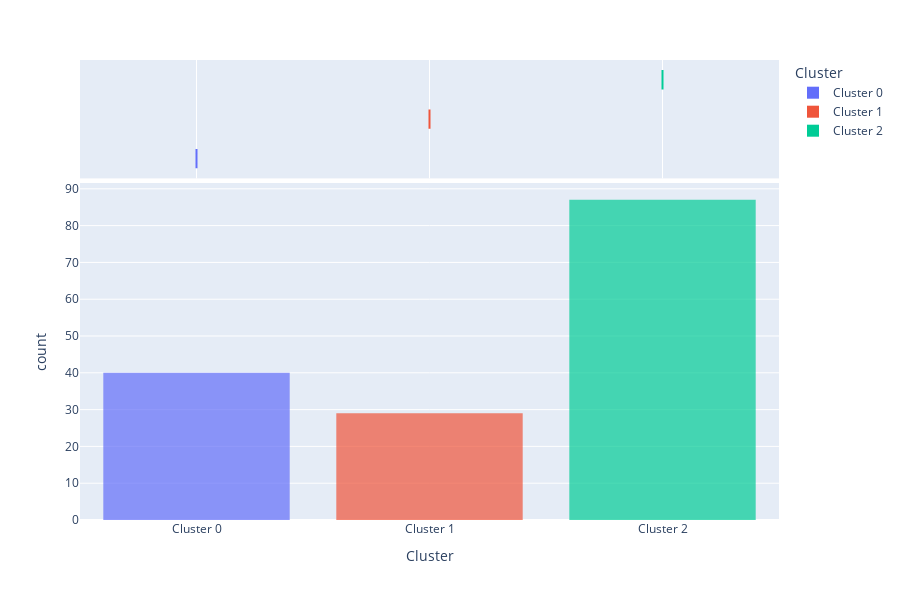

Notebook code cell kept with this figure:
### Markdown cell above
### Distribution Plot

### Code cell
this.plottype = "distribution"
this.plotmodel()

### Figure 1 — Plotly figure (JSON) as saved in the notebook; plotly's stock layout.template omitted (floating-point values rounded to 4 significant figures; data arrays with more than 128 entries replaced by an {"elided": "..."} marker saying what was removed)
{"data": [{"alignmentgroup": "True", "bingroup": "x", "hovertemplate": "Cluster=%{x}<br>count=%{y}<extra></extra>", "legendgroup": "Cluster 0", "marker": {"color": "#636efa", "opacity": 0.7, "pattern": {"shape": ""}}, "name": "Cluster 0", "offsetgroup": "Cluster 0", "orientation": "v", "showlegend": true, "type": "histogram", "x": ["Cluster 0", "Cluster 0", "Cluster 0", "Cluster 0", "Cluster 0", "Cluster 0", "Cluster 0", "Cluster 0", "Cluster 0", "Cluster 0", "Cluster 0", "Cluster 0", "Cluster 0", "Cluster 0", "Cluster 0", "Cluster 0", "Cluster 0", "Cluster 0", "Cluster 0", "Cluster 0", "Cluster 0", "Cluster 0", "Cluster 0", "Cluster 0", "Cluster 0", "Cluster 0", "Cluster 0", "Cluster 0", "Cluster 0", "Cluster 0", "Cluster 0", "Cluster 0", "Cluster 0", "Cluster 0", "Cluster 0", "Cluster 0", "Cluster 0", "Cluster 0", "Cluster 0", "Cluster 0"], "xaxis": "x", "yaxis": "y"}, {"alignmentgroup": "True", "customdata": {"elided": "40x99 mixed values"}, "hovertemplate": "Cluster=%{x}<br>id=%{customdata[0]}<br>result_master_id=%{customdata[1]}<br>DDH_name=%{customdata[2]}<br>from_m=%{customdata[3]}<br>to_m=%{customdata[4]}<br>Sample_Length_m=%{customdata[5]}<br>Scan_Length_m=%{customdata[6]}<br>Scan_Recovery_pct=%{customdata[7]}<br>Comp(c/s)=%{customdata[8]}<br>Rayl(c/s)=%{customdata[9]}<br>LT(secs)=%{customdata[10]}<br>Al_pct=%{customdata[11]}<br>Al_2SE_pct=%{customdata[12]}<br>Al_mdl_pct=%{customdata[13]}<br>Si_pct=%{customdata[14]}<br>Si_2SE_pct=%{customdata[15]}<br>Si_mdl_pct=%{customdata[16]}<br>P_ppm=%{customdata[17]}<br>P_2SE_ppm=%{customdata[18]}<br>P_mdl_ppm=%{customdata[19]}<br>S_pct=%{customdata[20]}<br>S_2SE_pct=%{customdata[21]}<br>S_mdl_pct=%{customdata[22]}<br>Cl_ppm=%{customdata[23]}<br>Cl_2SE_ppm=%{customdata[24]}<br>Cl_mdl_ppm=%{customdata[25]}<br>K_pct=%{customdata[26]}<br>K_2SE_pct=%{customdata[27]}<br>K_mdl_pct=%{customdata[28]}<br>Ca_pct=%{customdata[29]}<br>Ca_2SE_pct=%{customdata[30]}<br>Ca_mdl_pct=%{customdata[31]}<br>Ti_ppm=%{customdata[32]}<br>Ti_2SE_ppm=%{customdata[33]}<br>Ti_mdl_ppm=%{customdata[34]}<br>V_ppm=%{customdata[35]}<br>V_2SE_ppm=%{customdata[36]}<br>V_mdl_ppm=%{customdata[37]}<br>Cr_ppm=%{customdata[38]}<br>Cr_2SE_ppm=%{customdata[39]}<br>Cr_mdl_ppm=%{customdata[40]}<br>Mn_ppm=%{customdata[41]}<br>Mn_2SE_ppm=%{customdata[42]}<br>Mn_mdl_ppm=%{customdata[43]}<br>Fe_pct=%{customdata[44]}<br>Fe_2SE_pct=%{customdata[45]}<br>Fe_mdl_pct=%{customdata[46]}<br>Ni_ppm=%{customdata[47]}<br>Ni_2SE_ppm=%{customdata[48]}<br>Ni_mdl_ppm=%{customdata[49]}<br>Cu_pct=%{customdata[50]}<br>Cu_2SE_pct=%{customdata[51]}<br>Cu_mdl_pct=%{customdata[52]}<br>Zn_pct=%{customdata[53]}<br>Zn_2SE_pct=%{customdata[54]}<br>Zn_mdl_pct=%{customdata[55]}<br>Ga_ppm=%{customdata[56]}<br>Ga_2SE_ppm=%{customdata[57]}<br>Ga_mdl_ppm=%{customdata[58]}<br>As_ppm=%{customdata[59]}<br>As_2SE_ppm=%{customdata[60]}<br>As_mdl_ppm=%{customdata[61]}<br>Se_ppm=%{customdata[62]}<br>Se_2SE_ppm=%{customdata[63]}<br>Se_mdl_ppm=%{customdata[64]}<br>Rb_ppm=%{customdata[65]}<br>Rb_2SE_ppm=%{customdata[66]}<br>Rb_mdl_ppm=%{customdata[67]}<br>Sr_ppm=%{customdata[68]}<br>Sr_2SE_ppm=%{customdata[69]}<br>Sr_mdl_ppm=%{customdata[70]}<br>Y_ppm=%{customdata[71]}<br>Y_2SE_ppm=%{customdata[72]}<br>Y_mdl_ppm=%{customdata[73]}<br>Zr_ppm=%{customdata[74]}<br>Zr_2SE_ppm=%{customdata[75]}<br>Zr_mdl_ppm=%{customdata[76]}<br>Nb_ppm=%{customdata[77]}<br>Nb_2SE_ppm=%{customdata[78]}<br>Nb_mdl_ppm=%{customdata[79]}<br>Mo_ppm=%{customdata[80]}<br>Mo_2SE_ppm=%{customdata[81]}<br>Mo_mdl_ppm=%{customdata[82]}<br>Ba_ppm=%{customdata[83]}<br>Ba_2SE_ppm=%{customdata[84]}<br>Ba_mdl_ppm=%{customdata[85]}<br>La_ppm=%{customdata[86]}<br>La_2SE_ppm=%{customdata[87]}<br>La_mdl_ppm=%{customdata[88]}<br>Ce_ppm=%{customdata[89]}<br>Ce_2SE_ppm=%{customdata[90]}<br>Ce_mdl_ppm=%{customdata[91]}<br>Pb_pct=%{customdata[92]}<br>Pb_2SE_pct=%{customdata[93]}<br>Pb_mdl_pct=%{customdata[94]}<br>U_ppm=%{customdata[95]}<br>U_2SE_ppm=%{customdata[96]}<br>U_mdl_ppm=%{customdata[97]}<br>minaloggerlink=%{customdata[98]}<extra></extra>", "legendgroup": "Cluster 0", "marker": {"color": "#636efa"}, "name": "Cluster 0", "notched": true, "offsetgroup": "Cluster 0", "showlegend": false, "type": "box", "x": ["Cluster 0", "Cluster 0", "Cluster 0", "Cluster 0", "Cluster 0", "Cluster 0", "Cluster 0", "Cluster 0", "Cluster 0", "Cluster 0", "Cluster 0", "Cluster 0", "Cluster 0", "Cluster 0", "Cluster 0", "Cluster 0", "Cluster 0", "Cluster 0", "Cluster 0", "Cluster 0", "Cluster 0", "Cluster 0", "Cluster 0", "Cluster 0", "Cluster 0", "Cluster 0", "Cluster 0", "Cluster 0", "Cluster 0", "Cluster 0", "Cluster 0", "Cluster 0", "Cluster 0", "Cluster 0", "Cluster 0", "Cluster 0", "Cluster 0", "Cluster 0", "Cluster 0", "Cluster 0"], "xaxis": "x2", "yaxis": "y2"}, {"alignmentgroup": "True", "bingroup": "x", "hovertemplate": "Cluster=%{x}<br>count=%{y}<extra></extra>", "legendgroup": "Cluster 1", "marker": {"color": "#EF553B", "opacity": 0.7, "pattern": {"shape": ""}}, "name": "Cluster 1", "offsetgroup": "Cluster 1", "orientation": "v", "showlegend": true, "type": "histogram", "x": ["Cluster 1", "Cluster 1", "Cluster 1", "Cluster 1", "Cluster 1", "Cluster 1", "Cluster 1", "Cluster 1", "Cluster 1", "Cluster 1", "Cluster 1", "Cluster 1", "Cluster 1", "Cluster 1", "Cluster 1", "Cluster 1", "Cluster 1", "Cluster 1", "Cluster 1", "Cluster 1", "Cluster 1", "Cluster 1", "Cluster 1", "Cluster 1", "Cluster 1", "Cluster 1", "Cluster 1", "Cluster 1", "Cluster 1"], "xaxis": "x", "yaxis": "y"}, {"alignmentgroup": "True", "customdata": {"elided": "29x99 mixed values"}, "hovertemplate": "Cluster=%{x}<br>id=%{customdata[0]}<br>result_master_id=%{customdata[1]}<br>DDH_name=%{customdata[2]}<br>from_m=%{customdata[3]}<br>to_m=%{customdata[4]}<br>Sample_Length_m=%{customdata[5]}<br>Scan_Length_m=%{customdata[6]}<br>Scan_Recovery_pct=%{customdata[7]}<br>Comp(c/s)=%{customdata[8]}<br>Rayl(c/s)=%{customdata[9]}<br>LT(secs)=%{customdata[10]}<br>Al_pct=%{customdata[11]}<br>Al_2SE_pct=%{customdata[12]}<br>Al_mdl_pct=%{customdata[13]}<br>Si_pct=%{customdata[14]}<br>Si_2SE_pct=%{customdata[15]}<br>Si_mdl_pct=%{customdata[16]}<br>P_ppm=%{customdata[17]}<br>P_2SE_ppm=%{customdata[18]}<br>P_mdl_ppm=%{customdata[19]}<br>S_pct=%{customdata[20]}<br>S_2SE_pct=%{customdata[21]}<br>S_mdl_pct=%{customdata[22]}<br>Cl_ppm=%{customdata[23]}<br>Cl_2SE_ppm=%{customdata[24]}<br>Cl_mdl_ppm=%{customdata[25]}<br>K_pct=%{customdata[26]}<br>K_2SE_pct=%{customdata[27]}<br>K_mdl_pct=%{customdata[28]}<br>Ca_pct=%{customdata[29]}<br>Ca_2SE_pct=%{customdata[30]}<br>Ca_mdl_pct=%{customdata[31]}<br>Ti_ppm=%{customdata[32]}<br>Ti_2SE_ppm=%{customdata[33]}<br>Ti_mdl_ppm=%{customdata[34]}<br>V_ppm=%{customdata[35]}<br>V_2SE_ppm=%{customdata[36]}<br>V_mdl_ppm=%{customdata[37]}<br>Cr_ppm=%{customdata[38]}<br>Cr_2SE_ppm=%{customdata[39]}<br>Cr_mdl_ppm=%{customdata[40]}<br>Mn_ppm=%{customdata[41]}<br>Mn_2SE_ppm=%{customdata[42]}<br>Mn_mdl_ppm=%{customdata[43]}<br>Fe_pct=%{customdata[44]}<br>Fe_2SE_pct=%{customdata[45]}<br>Fe_mdl_pct=%{customdata[46]}<br>Ni_ppm=%{customdata[47]}<br>Ni_2SE_ppm=%{customdata[48]}<br>Ni_mdl_ppm=%{customdata[49]}<br>Cu_pct=%{customdata[50]}<br>Cu_2SE_pct=%{customdata[51]}<br>Cu_mdl_pct=%{customdata[52]}<br>Zn_pct=%{customdata[53]}<br>Zn_2SE_pct=%{customdata[54]}<br>Zn_mdl_pct=%{customdata[55]}<br>Ga_ppm=%{customdata[56]}<br>Ga_2SE_ppm=%{customdata[57]}<br>Ga_mdl_ppm=%{customdata[58]}<br>As_ppm=%{customdata[59]}<br>As_2SE_ppm=%{customdata[60]}<br>As_mdl_ppm=%{customdata[61]}<br>Se_ppm=%{customdata[62]}<br>Se_2SE_ppm=%{customdata[63]}<br>Se_mdl_ppm=%{customdata[64]}<br>Rb_ppm=%{customdata[65]}<br>Rb_2SE_ppm=%{customdata[66]}<br>Rb_mdl_ppm=%{customdata[67]}<br>Sr_ppm=%{customdata[68]}<br>Sr_2SE_ppm=%{customdata[69]}<br>Sr_mdl_ppm=%{customdata[70]}<br>Y_ppm=%{customdata[71]}<br>Y_2SE_ppm=%{customdata[72]}<br>Y_mdl_ppm=%{customdata[73]}<br>Zr_ppm=%{customdata[74]}<br>Zr_2SE_ppm=%{customdata[75]}<br>Zr_mdl_ppm=%{customdata[76]}<br>Nb_ppm=%{customdata[77]}<br>Nb_2SE_ppm=%{customdata[78]}<br>Nb_mdl_ppm=%{customdata[79]}<br>Mo_ppm=%{customdata[80]}<br>Mo_2SE_ppm=%{customdata[81]}<br>Mo_mdl_ppm=%{customdata[82]}<br>Ba_ppm=%{customdata[83]}<br>Ba_2SE_ppm=%{customdata[84]}<br>Ba_mdl_ppm=%{customdata[85]}<br>La_ppm=%{customdata[86]}<br>La_2SE_ppm=%{customdata[87]}<br>La_mdl_ppm=%{customdata[88]}<br>Ce_ppm=%{customdata[89]}<br>Ce_2SE_ppm=%{customdata[90]}<br>Ce_mdl_ppm=%{customdata[91]}<br>Pb_pct=%{customdata[92]}<br>Pb_2SE_pct=%{customdata[93]}<br>Pb_mdl_pct=%{customdata[94]}<br>U_ppm=%{customdata[95]}<br>U_2SE_ppm=%{customdata[96]}<br>U_mdl_ppm=%{customdata[97]}<br>minaloggerlink=%{customdata[98]}<extra></extra>", "legendgroup": "Cluster 1", "marker": {"color": "#EF553B"}, "name": "Cluster 1", "notched": true, "offsetgroup": "Cluster 1", "showlegend": false, "type": "box", "x": ["Cluster 1", "Cluster 1", "Cluster 1", "Cluster 1", "Cluster 1", "Cluster 1", "Cluster 1", "Cluster 1", "Cluster 1", "Cluster 1", "Cluster 1", "Cluster 1", "Cluster 1", "Cluster 1", "Cluster 1", "Cluster 1", "Cluster 1", "Cluster 1", "Cluster 1", "Cluster 1", "Cluster 1", "Cluster 1", "Cluster 1", "Cluster 1", "Cluster 1", "Cluster 1", "Cluster 1", "Cluster 1", "Cluster 1"], "xaxis": "x2", "yaxis": "y2"}, {"alignmentgroup": "True", "bingroup": "x", "hovertemplate": "Cluster=%{x}<br>count=%{y}<extra></extra>", "legendgroup": "Cluster 2", "marker": {"color": "#00cc96", "opacity": 0.7, "pattern": {"shape": ""}}, "name": "Cluster 2", "offsetgroup": "Cluster 2", "orientation": "v", "showlegend": true, "type": "histogram", "x": ["Cluster 2", "Cluster 2", "Cluster 2", "Cluster 2", "Cluster 2", "Cluster 2", "Cluster 2", "Cluster 2", "Cluster 2", "Cluster 2", "Cluster 2", "Cluster 2", "Cluster 2", "Cluster 2", "Cluster 2", "Cluster 2", "Cluster 2", "Cluster 2", "Cluster 2", "Cluster 2", "Cluster 2", "Cluster 2", "Cluster 2", "Cluster 2", "Cluster 2", "Cluster 2", "Cluster 2", "Cluster 2", "Cluster 2", "Cluster 2", "Cluster 2", "Cluster 2", "Cluster 2", "Cluster 2", "Cluster 2", "Cluster 2", "Cluster 2", "Cluster 2", "Cluster 2", "Cluster 2", "Cluster 2", "Cluster 2", "Cluster 2", "Cluster 2", "Cluster 2", "Cluster 2", "Cluster 2", "Cluster 2", "Cluster 2", "Cluster 2", "Cluster 2", "Cluster 2", "Cluster 2", "Cluster 2", "Cluster 2", "Cluster 2", "Cluster 2", "Cluster 2", "Cluster 2", "Cluster 2", "Cluster 2", "Cluster 2", "Cluster 2", "Cluster 2", "Cluster 2", "Cluster 2", "Cluster 2", "Cluster 2", "Cluster 2", "Cluster 2", "Cluster 2", "Cluster 2", "Cluster 2", "Cluster 2", "Cluster 2", "Cluster 2", "Cluster 2", "Cluster 2", "Cluster 2", "Cluster 2", "Cluster 2", "Cluster 2", "Cluster 2", "Cluster 2", "Cluster 2", "Cluster 2", "Cluster 2"], "xaxis": "x", "yaxis": "y"}, {"alignmentgroup": "True", "customdata": {"elided": "87x99 mixed values"}, "hovertemplate": "Cluster=%{x}<br>id=%{customdata[0]}<br>result_master_id=%{customdata[1]}<br>DDH_name=%{customdata[2]}<br>from_m=%{customdata[3]}<br>to_m=%{customdata[4]}<br>Sample_Length_m=%{customdata[5]}<br>Scan_Length_m=%{customdata[6]}<br>Scan_Recovery_pct=%{customdata[7]}<br>Comp(c/s)=%{customdata[8]}<br>Rayl(c/s)=%{customdata[9]}<br>LT(secs)=%{customdata[10]}<br>Al_pct=%{customdata[11]}<br>Al_2SE_pct=%{customdata[12]}<br>Al_mdl_pct=%{customdata[13]}<br>Si_pct=%{customdata[14]}<br>Si_2SE_pct=%{customdata[15]}<br>Si_mdl_pct=%{customdata[16]}<br>P_ppm=%{customdata[17]}<br>P_2SE_ppm=%{customdata[18]}<br>P_mdl_ppm=%{customdata[19]}<br>S_pct=%{customdata[20]}<br>S_2SE_pct=%{customdata[21]}<br>S_mdl_pct=%{customdata[22]}<br>Cl_ppm=%{customdata[23]}<br>Cl_2SE_ppm=%{customdata[24]}<br>Cl_mdl_ppm=%{customdata[25]}<br>K_pct=%{customdata[26]}<br>K_2SE_pct=%{customdata[27]}<br>K_mdl_pct=%{customdata[28]}<br>Ca_pct=%{customdata[29]}<br>Ca_2SE_pct=%{customdata[30]}<br>Ca_mdl_pct=%{customdata[31]}<br>Ti_ppm=%{customdata[32]}<br>Ti_2SE_ppm=%{customdata[33]}<br>Ti_mdl_ppm=%{customdata[34]}<br>V_ppm=%{customdata[35]}<br>V_2SE_ppm=%{customdata[36]}<br>V_mdl_ppm=%{customdata[37]}<br>Cr_ppm=%{customdata[38]}<br>Cr_2SE_ppm=%{customdata[39]}<br>Cr_mdl_ppm=%{customdata[40]}<br>Mn_ppm=%{customdata[41]}<br>Mn_2SE_ppm=%{customdata[42]}<br>Mn_mdl_ppm=%{customdata[43]}<br>Fe_pct=%{customdata[44]}<br>Fe_2SE_pct=%{customdata[45]}<br>Fe_mdl_pct=%{customdata[46]}<br>Ni_ppm=%{customdata[47]}<br>Ni_2SE_ppm=%{customdata[48]}<br>Ni_mdl_ppm=%{customdata[49]}<br>Cu_pct=%{customdata[50]}<br>Cu_2SE_pct=%{customdata[51]}<br>Cu_mdl_pct=%{customdata[52]}<br>Zn_pct=%{customdata[53]}<br>Zn_2SE_pct=%{customdata[54]}<br>Zn_mdl_pct=%{customdata[55]}<br>Ga_ppm=%{customdata[56]}<br>Ga_2SE_ppm=%{customdata[57]}<br>Ga_mdl_ppm=%{customdata[58]}<br>As_ppm=%{customdata[59]}<br>As_2SE_ppm=%{customdata[60]}<br>As_mdl_ppm=%{customdata[61]}<br>Se_ppm=%{customdata[62]}<br>Se_2SE_ppm=%{customdata[63]}<br>Se_mdl_ppm=%{customdata[64]}<br>Rb_ppm=%{customdata[65]}<br>Rb_2SE_ppm=%{customdata[66]}<br>Rb_mdl_ppm=%{customdata[67]}<br>Sr_ppm=%{customdata[68]}<br>Sr_2SE_ppm=%{customdata[69]}<br>Sr_mdl_ppm=%{customdata[70]}<br>Y_ppm=%{customdata[71]}<br>Y_2SE_ppm=%{customdata[72]}<br>Y_mdl_ppm=%{customdata[73]}<br>Zr_ppm=%{customdata[74]}<br>Zr_2SE_ppm=%{customdata[75]}<br>Zr_mdl_ppm=%{customdata[76]}<br>Nb_ppm=%{customdata[77]}<br>Nb_2SE_ppm=%{customdata[78]}<br>Nb_mdl_ppm=%{customdata[79]}<br>Mo_ppm=%{customdata[80]}<br>Mo_2SE_ppm=%{customdata[81]}<br>Mo_mdl_ppm=%{customdata[82]}<br>Ba_ppm=%{customdata[83]}<br>Ba_2SE_ppm=%{customdata[84]}<br>Ba_mdl_ppm=%{customdata[85]}<br>La_ppm=%{customdata[86]}<br>La_2SE_ppm=%{customdata[87]}<br>La_mdl_ppm=%{customdata[88]}<br>Ce_ppm=%{customdata[89]}<br>Ce_2SE_ppm=%{customdata[90]}<br>Ce_mdl_ppm=%{customdata[91]}<br>Pb_pct=%{customdata[92]}<br>Pb_2SE_pct=%{customdata[93]}<br>Pb_mdl_pct=%{customdata[94]}<br>U_ppm=%{customdata[95]}<br>U_2SE_ppm=%{customdata[96]}<br>U_mdl_ppm=%{customdata[97]}<br>minaloggerlink=%{customdata[98]}<extra></extra>", "legendgroup": "Cluster 2", "marker": {"color": "#00cc96"}, "name": "Cluster 2", "notched": true, "offsetgroup": "Cluster 2", "showlegend": false, "type": "box", "x": ["Cluster 2", "Cluster 2", "Cluster 2", "Cluster 2", "Cluster 2", "Cluster 2", "Cluster 2", "Cluster 2", "Cluster 2", "Cluster 2", "Cluster 2", "Cluster 2", "Cluster 2", "Cluster 2", "Cluster 2", "Cluster 2", "Cluster 2", "Cluster 2", "Cluster 2", "Cluster 2", "Cluster 2", "Cluster 2", "Cluster 2", "Cluster 2", "Cluster 2", "Cluster 2", "Cluster 2", "Cluster 2", "Cluster 2", "Cluster 2", "Cluster 2", "Cluster 2", "Cluster 2", "Cluster 2", "Cluster 2", "Cluster 2", "Cluster 2", "Cluster 2", "Cluster 2", "Cluster 2", "Cluster 2", "Cluster 2", "Cluster 2", "Cluster 2", "Cluster 2", "Cluster 2", "Cluster 2", "Cluster 2", "Cluster 2", "Cluster 2", "Cluster 2", "Cluster 2", "Cluster 2", "Cluster 2", "Cluster 2", "Cluster 2", "Cluster 2", "Cluster 2", "Cluster 2", "Cluster 2", "Cluster 2", "Cluster 2", "Cluster 2", "Cluster 2", "Cluster 2", "Cluster 2", "Cluster 2", "Cluster 2", "Cluster 2", "Cluster 2", "Cluster 2", "Cluster 2", "Cluster 2", "Cluster 2", "Cluster 2", "Cluster 2", "Cluster 2", "Cluster 2", "Cluster 2", "Cluster 2", "Cluster 2", "Cluster 2", "Cluster 2", "Cluster 2", "Cluster 2", "Cluster 2", "Cluster 2"], "xaxis": "x2", "yaxis": "y2"}], "layout": {"barmode": "relative", "height": 600, "legend": {"title": {"text": "Cluster"}, "tracegroupgap": 0}, "margin": {"t": 60}, "xaxis": {"anchor": "y", "categoryarray": ["Cluster 0", "Cluster 1", "Cluster 2"], "categoryorder": "array", "domain": [0, 1], "title": {"text": "Cluster"}}, "xaxis2": {"anchor": "y2", "domain": [0, 1], "matches": "x", "showgrid": true, "showticklabels": false}, "yaxis": {"anchor": "x", "domain": [0, 0.7326], "title": {"text": "count"}}, "yaxis2": {"anchor": "x2", "domain": [0.7426, 1], "matches": "y2", "showgrid": false, "showline": false, "showticklabels": false, "ticks": ""}}}
